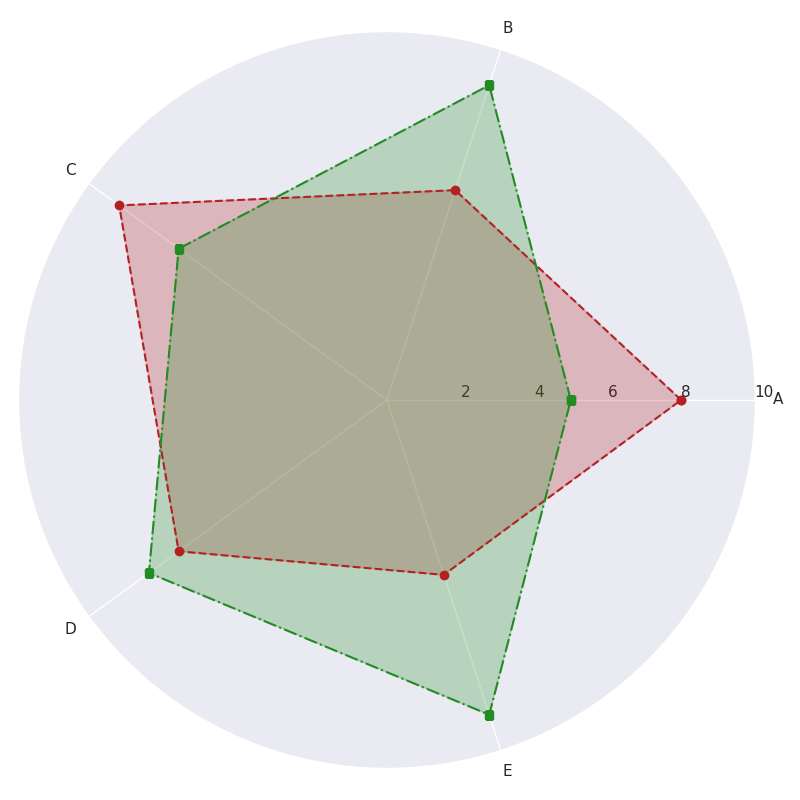

Reproduce this figure in Python.
import matplotlib.pyplot as plt
import numpy as np

dragon_stats = [8, 6, 9, 7, 5]
unicorn_stats = [5, 9, 7, 8, 9]

angles = np.linspace(0, 2 * np.pi, len(dragon_stats), endpoint=False).tolist()
angles += angles[:1]

def plot_creature(ax, stats, color, line_style, marker):
    stats += stats[:1]
    ax.plot(angles, stats, color=color, linestyle=line_style, marker=marker)
    ax.fill(angles, stats, color=color, alpha=0.25)

fig, ax = plt.subplots(figsize=(8, 8), subplot_kw=dict(polar=True))

plot_creature(ax, dragon_stats, 'firebrick', '--', 'o')
plot_creature(ax, unicorn_stats, 'forestgreen', '-.', 's')

plt.xticks(ticks=angles[:-1], labels=['A', 'B', 'C', 'D', 'E'])
ax.set_rlabel_position(0)
ax.spines['polar'].set_visible(False)  # Hide polar axis
ax.xaxis.grid(True)  # Enable gridlines
ax.yaxis.grid(False)  # Disable radial gridlines
plt.ylim(0, 10)

plt.tight_layout()
plt.show()
